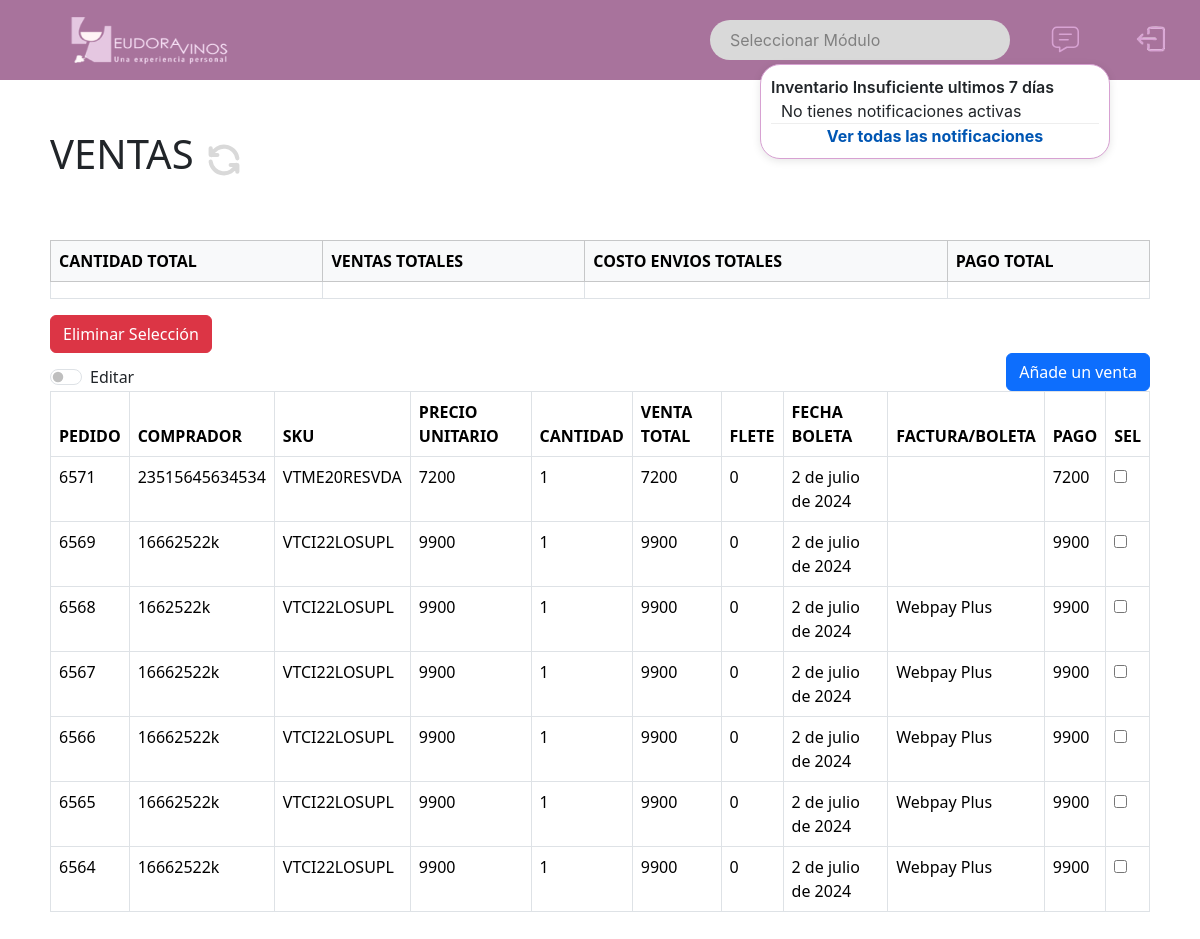
Before: /venta/ (signed in) with the older database file.
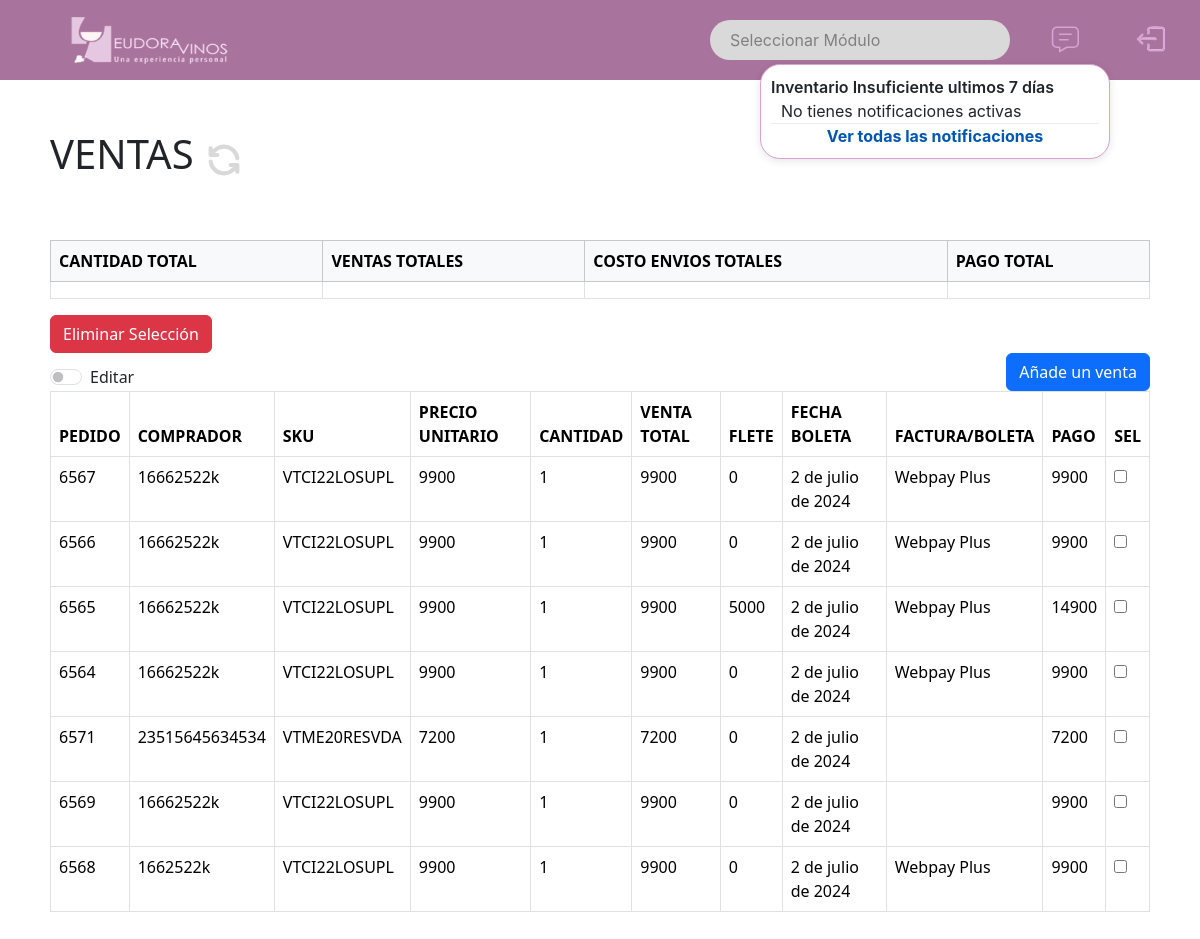
After: the same page with the newer database file.
### website/models.py (models this page shows, shortened)
class Ventas(models.Model):
    pedido = models.CharField(primary_key=True ,unique=True, max_length=50, default='0')
    SKU = models.ForeignKey(Producto, on_delete=models.CASCADE) # foreign key
    rut = models.ForeignKey(Cliente, on_delete=models.CASCADE) # foreign key
    precio_unitario = models.IntegerField(null=True)
    cantidad = models.IntegerField(null=True)
    venta_total = models.IntegerField(null=True)
    flete = models.IntegerField(null=True)
    factura_o_boleta = models.CharField(max_length=50, null=True)
    fecha_boleta = models.DateField(null=True)
    pago = models.IntegerField(null=True)

class Cliente(models.Model):
    rut = models.CharField(primary_key=True, max_length=20)
    nombre = models.CharField( max_length=50, null=True)
    email = models.EmailField(null=True)
    comuna = models.CharField(max_length=50, null=True)
    calle = models.CharField(max_length=50, null=True)
    numero_de_casa = models.CharField(max_length=50, null=True)
    telefono = models.IntegerField(null=True)
    def __str__(self):
        return self.rut

class Producto(models.Model):
    SKU = models.CharField(primary_key=True, max_length=50, unique=True)
    tipo_producto = models.CharField(max_length=50)
    cepa= models.CharField(max_length=50, null=True)
    cosecha = models.CharField(max_length=50, null=True)
    nombre_producto = models.CharField(max_length=50, null=True)
    viña= models.CharField(max_length=150, null=True)
    def __str__(self):
        return self.SKU

### website/views.py (the view)
# urls.py: path('venta/', views.ventas, name='venta'), #muestra
@login_required
def ventas(request):
    ventas = Ventas.objects.all()
    return render(request, 'ventas.html', {'ventas': ventas})

### website/context_processors.py (called while the page is built)
def notificaciones(request):
    fecha_limite = datetime.now().date() - timedelta(days=7)
    notificaciones_activas = Alerta_stock.objects.filter(fecha_alerta__gte=fecha_limite)
    return {'notificaciones_activas': notificaciones_activas}

### website/templates/ventas.html (shortened to what the changed rows need)
{% load static%}
{% include "base.html" %}
{% block content %}
    <div id="tablas-css">
        <link type="text/css" href='{% static "css/tablas.css" %}' rel="stylesheet"/>
        <div id="titulo-modelo">
            <h1>VENTAS</h1>
        </div>
        <div>
            <table id="totals-table" class="table table-bordered table-hover ">
                <thead class="table-light">
                    <tr>
                        <th scope="col" >CANTIDAD TOTAL</th>
                        <th scope="col">VENTAS TOTALES</th>
                        <th scope="col">COSTO ENVIOS TOTALES</th>
                        <th scope="col">PAGO TOTAL</th>
                    </tr>
                </thead>
            </table>
        </div>
        <table id="table" summary="tabla venta" class="table table-bordered table-hover dt-responsive">
            <thead>
            <tr class="listado">
                <th> PEDIDO </th>
                <th> COMPRADOR </th>
                <th> SKU </th>
                <th> PRECIO UNITARIO </th>
                <th> CANTIDAD </th>
                <th> VENTA TOTAL </th>
                <th> FLETE </th>
                <th> FECHA BOLETA </th>
                <th> FACTURA/BOLETA </th>
                <th> PAGO </th>
                <th> SEL </th>
            </tr>
            </thead>
            <tbody>
                {% for venta in ventas %}
                <tr class="listado">
                    <td>{{ venta.pedido }}</td>
                    <td>{{ venta.rut }}</td>
                    <td>{{ venta.SKU }}</td>
                    <td class="editable" data-pedido="{{ venta.pedido }}" data-type="precio_unitario">{{ venta.precio_unitario }}</td>
                    <td class="editable" data-pedido="{{ venta.pedido }}" data-type="cantidad">{{ venta.cantidad }}</td>
                    <td>{{ venta.venta_total }}</td>
                    <td class="editable" data-pedido="{{ venta.pedido }}" data-type="flete">{{ venta.flete }}</td>
                    <td class="editable" data-pedido="{{ venta.pedido }}" data-type="fecha_boleta">{{ venta.fecha_boleta }}</td>
                    <td class="editable" data-pedido="{{ venta.pedido }}" data-type="factura_o_boleta">{{ venta.factura_o_boleta }}</td>
                    <td>{{ venta.pago }}</td>
                    <td>
                        <input type="checkbox" data-pedido="{{ venta.pedido }}" name="seleccionar">
                    </td>
                </tr>
                {% endfor %}
            </tbody>
        </table>
    </div>
{% endblock %}

Changed rows visible on the page:
changed Ventas id 6565: flete "0" → "5000"; pago "9900" → "14900"
shown differently, row unchanged: Ventas "VTME20RESVDA": moves down the list
shown differently, row unchanged: Ventas id 6569: moves down the list
shown differently, row unchanged: Ventas id 6568: moves down the list
